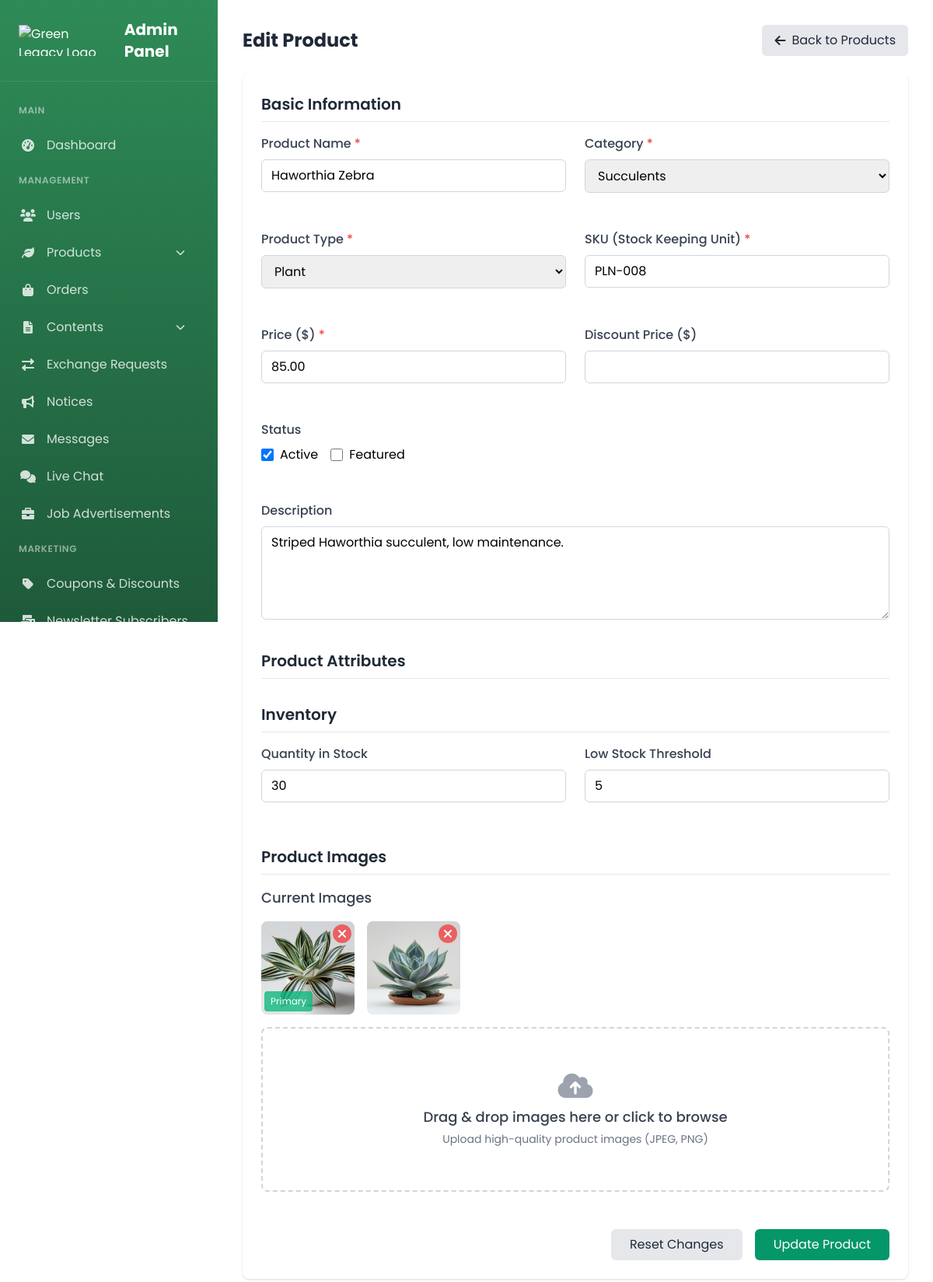
The app's page /admin_edit_product.php?id=22 (signed in) with its own data.
### tables this page shows
CREATE TABLE `products` (
  `id` int(11) NOT NULL,
  `category_id` int(11) NOT NULL,
  `name` varchar(255) NOT NULL,
  `slug` varchar(255) NOT NULL,
  `description` text DEFAULT NULL,
  `price` decimal(10,2) NOT NULL,
  `discount_price` decimal(10,2) DEFAULT NULL,
  `sku` varchar(100) DEFAULT NULL,
  `product_type` enum('plant','tool','pesticide','fertilizer','accessory') NOT NULL,
  `is_featured` tinyint(1) DEFAULT 0,
  `is_active` tinyint(1) DEFAULT 1,
  `created_at` timestamp NOT NULL DEFAULT current_timestamp(),
  `updated_at` timestamp NOT NULL DEFAULT current_timestamp() ON UPDATE current_timestamp(),
  `average_rating` decimal(3,2) DEFAULT 0.00,
  `review_count` int(11) DEFAULT 0,
  `season` varchar(100) DEFAULT NULL,
  `climate_zone` varchar(100) DEFAULT NULL
);

CREATE TABLE `categories` (
  `id` int(11) NOT NULL,
  `name` varchar(100) NOT NULL,
  `slug` varchar(100) NOT NULL,
  `description` text DEFAULT NULL,
  `parent_id` int(11) DEFAULT NULL,
  `product_type` enum('plant','tool','pesticide','fertilizer','accessory','all') NOT NULL DEFAULT 'all',
  `image` varchar(255) DEFAULT NULL,
  `is_active` tinyint(1) DEFAULT 1,
  `created_at` timestamp NOT NULL DEFAULT current_timestamp(),
  `updated_at` timestamp NOT NULL DEFAULT current_timestamp() ON UPDATE current_timestamp()
);

CREATE TABLE `product_images` (
  `id` int(11) NOT NULL,
  `product_id` int(11) NOT NULL,
  `image_path` varchar(255) NOT NULL,
  `is_primary` tinyint(1) DEFAULT 0,
  `created_at` timestamp NOT NULL DEFAULT current_timestamp()
);

### admin_edit_product.php (the view, shortened to what this page needs)
<?php
require_once 'db_connect.php';
$errors = [];
$productId = $_GET['id'] ?? 0;
$productData = [];
$images = [];
if ($productId) {
    $stmt = $conn->prepare("SELECT * FROM products WHERE id = ?");
    $stmt->bind_param("i", $productId);
    $stmt->execute();
    $result = $stmt->get_result();
    $productData = $result->fetch_assoc();
    $stmt = $conn->prepare("SELECT * FROM product_inventory WHERE product_id = ?");
    $stmt->bind_param("i", $productId);
    $stmt->execute();
    $result = $stmt->get_result();
    $inventory = $result->fetch_assoc();
    if ($inventory) {
        $productData['quantity'] = $inventory['quantity'];
        $productData['low_stock_threshold'] = $inventory['low_stock_threshold'];
    }
    $stmt = $conn->prepare("SELECT * FROM product_images WHERE product_id = ? ORDER BY is_primary DESC");
    $stmt->bind_param("i", $productId);
    $stmt->execute();
    $result = $stmt->get_result();
    $images = $result->fetch_all(MYSQLI_ASSOC);
}
$categories = [];
$stmt = $conn->prepare("SELECT id, name, parent_id, product_type FROM categories ORDER BY name");
$stmt->execute();
$result = $stmt->get_result();
while ($row = $result->fetch_assoc()) {
    $categories[$row['id']] = $row;
}
?>
<?php include 'admin_sidebar.php'; ?>
<!DOCTYPE html>
<html lang="en">
<head>
  <link href="https://cdn.jsdelivr.net/npm/tailwindcss@2.1.2/dist/tailwind.min.css" rel="stylesheet">
  <link rel="stylesheet" href="https://cdnjs.cloudflare.com/ajax/libs/font-awesome/6.0.0/css/all.min.css">
</head>
<body>
  <div class="content-container">
    <div class="flex justify-between items-center mb-6">
      <h1 class="text-2xl font-bold text-gray-800">Edit Product</h1>
      <a href="admin_products.php" class="bg-gray-200 hover:bg-gray-300 text-gray-800 px-4 py-2 rounded-md flex items-center">
        <i class="fas fa-arrow-left mr-2"></i> Back to Products
      </a>
    </div>
    <form action="admin_edit_product.php?id=<?php echo $productId; ?>" method="POST" enctype="multipart/form-data" class="bg-white rounded-lg shadow p-6">
      <div class="mb-8">
        <h2 class="text-xl font-semibold mb-4 text-gray-800 border-b pb-2">Basic Information</h2>
        <div class="grid grid-cols-1 md:grid-cols-2 gap-6">
          <div class="form-group">
            <label for="name" class="form-label">Product Name <span class="text-red-500">*</span></label>
            <input type="text" id="name" name="name" class="form-control <?php echo isset($errors['name']) ? 'is-invalid' : ''; ?>"
                   value="<?php echo htmlspecialchars($productData['name']); ?>" required>
          </div>
          <div class="form-group">
            <label for="category_id" class="form-label">Category <span class="text-red-500">*</span></label>
            <select id="category_id" name="category_id" class="form-control <?php echo isset($errors['category_id']) ? 'is-invalid' : ''; ?>" required>
              <?php
              $groupedCategories = [];
              foreach ($categories as $category) {
                  $groupedCategories[$category['product_type']][] = $category;
              }
              foreach ($groupedCategories as $type => $cats):
                  $typeName = ucfirst($type) . 's';
              ?>
                  <optgroup label="<?php echo htmlspecialchars($typeName); ?>">
                      <?php foreach ($cats as $category): ?>
                          <?php if ($category['parent_id'] === null): ?>
                              <option value="<?php echo $category['id']; ?>"
                                  <?php echo $productData['category_id'] == $category['id'] ? 'selected' : ''; ?>
                                  data-product-type="<?php echo $category['product_type']; ?>">
                                  <?php echo htmlspecialchars($category['name']); ?>
                              </option>
                          <?php endif; ?>
                      <?php endforeach; ?>
                  </optgroup>
              <?php endforeach; ?>
            </select>
          </div>
          <div class="form-group">
            <label for="product_type" class="form-label">Product Type <span class="text-red-500">*</span></label>
            <select id="product_type" name="product_type" class="form-control" required>
              <option value="plant" <?php echo $productData['product_type'] == 'plant' ? 'selected' : ''; ?>>Plant</option>
            </select>
          </div>
          <div class="form-group">
            <label for="sku" class="form-label">SKU (Stock Keeping Unit) <span class="text-red-500">*</span></label>
            <input type="text" id="sku" name="sku" class="form-control <?php echo isset($errors['sku']) ? 'is-invalid' : ''; ?>"
                   value="<?php echo htmlspecialchars($productData['sku']); ?>" required>
          </div>
          <div class="form-group">
            <label for="price" class="form-label">Price ($) <span class="text-red-500">*</span></label>
            <input type="number" id="price" name="price" min="0" step="0.01" class="form-control <?php echo isset($errors['price']) ? 'is-invalid' : ''; ?>"
                   value="<?php echo htmlspecialchars($productData['price']); ?>" required>
          </div>
          <div class="form-group">
            <label for="discount_price" class="form-label">Discount Price ($)</label>
            <input type="number" id="discount_price" name="discount_price" min="0" step="0.01" class="form-control <?php echo isset($errors['discount_price']) ? 'is-invalid' : ''; ?>"
                   value="<?php echo htmlspecialchars($productData['discount_price']); ?>">
          </div>
          <div class="form-group">
            <label class="form-label">Status</label>
            <div class="flex items-center space-x-4">
              <label class="inline-flex items-center">
                <input type="checkbox" name="is_active" class="form-checkbox" <?php echo $productData['is_active'] ? 'checked' : ''; ?>>
                <span class="ml-2">Active</span>
              </label>
              <label class="inline-flex items-center">
                <input type="checkbox" name="is_featured" class="form-checkbox" <?php echo $productData['is_featured'] ? 'checked' : ''; ?>>
                <span class="ml-2">Featured</span>
              </label>
            </div>
          </div>
        </div>
        <div class="form-group mt-6">
          <label for="description" class="form-label">Description</label>
          <textarea id="description" name="description" class="form-control form-textarea"><?php echo htmlspecialchars($productData['description']); ?></textarea>
        </div>
      </div>
      <div class="mb-8">
        <h2 class="text-xl font-semibold mb-4 text-gray-800 border-b pb-2">Product Attributes</h2>
      </div>
      <div class="mb-8">
        <h2 class="text-xl font-semibold mb-4 text-gray-800 border-b pb-2">Inventory</h2>
        <div class="grid grid-cols-1 md:grid-cols-2 gap-6">
          <div class="form-group">
            <label for="quantity" class="form-label">Quantity in Stock</label>
            <input type="number" id="quantity" name="quantity" min="0" class="form-control"
                   value="<?php echo htmlspecialchars($productData['quantity']); ?>">
          </div>
          <div class="form-group">
            <label for="low_stock_threshold" class="form-label">Low Stock Threshold</label>
            <input type="number" id="low_stock_threshold" name="low_stock_threshold" min="0" class="form-control"
                   value="<?php echo htmlspecialchars($productData['low_stock_threshold']); ?>">
          </div>
        </div>
      </div>
      <div class="mb-8">
        <h2 class="text-xl font-semibold mb-4 text-gray-800 border-b pb-2">Product Images</h2>
        <?php if (!empty($images)): ?>
          <div class="mb-4">
            <h3 class="text-lg font-medium text-gray-700 mb-2">Current Images</h3>
            <div class="preview-container">
              <?php foreach ($images as $image): ?>
                <div class="preview-item">
                  <img src="uploads/products/<?php echo htmlspecialchars($image['image_path']); ?>" alt="Product Image">
                  <?php if ($image['is_primary']): ?>
                    <div class="primary-badge">Primary</div>
                  <?php endif; ?>
                  <div class="remove-btn" onclick="markImageForDeletion(<?php echo $image['id']; ?>, this)">
                    <i class="fas fa-times"></i>
                  </div>
                </div>
              <?php endforeach; ?>
            </div>
          </div>
        <?php endif; ?>
        <div class="image-upload-container" id="imageUploadContainer">
          <div class="flex flex-col items-center justify-center py-8">
            <i class="fas fa-cloud-upload-alt text-4xl text-gray-400 mb-2"></i>
            <p class="text-lg font-medium text-gray-700">Drag & drop images here or click to browse</p>
            <p class="text-sm text-gray-500 mt-1">Upload high-quality product images (JPEG, PNG)</p>
          </div>
        </div>
      </div>
      <div class="flex justify-end space-x-4">
        <button type="reset" class="bg-gray-200 hover:bg-gray-300 text-gray-800 px-6 py-2 rounded-md">
          Reset Changes
        </button>
        <button type="submit" class="bg-green-600 hover:bg-green-700 text-white px-6 py-2 rounded-md">
          Update Product
        </button>
      </div>
    </form>
  </div>
</body>
</html>

### admin_sidebar.php (style rules this page uses)
:root { --primary-green: #2E8B57; --light-green: #a8e6cf; --sidebar-width: 280px; }
body { font-family: 'Poppins', sans-serif; }

### admin_edit_product.php (style rules this page uses)
body { font-family: 'Poppins', sans-serif; margin-left: 280px; }
.content-container { padding: 2rem; }
.form-group { margin-bottom: 1.5rem; }
.form-label { display: block; margin-bottom: 0.5rem; font-weight: 500; color: #374151; }
.form-control { width: 100%; padding: 0.5rem 0.75rem; border: 1px solid #d1d5db; border-radius: 0.375rem; transition: border-color 0.2s; }
.form-textarea { min-height: 120px; }
.form-checkbox { width: 1rem; height: 1rem; border: 1px solid #d1d5db; border-radius: 0.25rem; }
.image-upload-container { border: 2px dashed #d1d5db; border-radius: 0.5rem; padding: 1.5rem; text-align: center; cursor: pointer; transition: all 0.2s; }
.preview-container { display: flex; flex-wrap: wrap; gap: 1rem; margin-top: 1rem; }
.preview-item { position: relative; width: 120px; height: 120px; border-radius: 0.5rem; overflow: hidden; }
.preview-item img { width: 100%; height: 100%; object-fit: cover; }
.preview-item .remove-btn { position: absolute; top: 0.25rem; right: 0.25rem; background-color: rgba(239, 68, 68, 0.8); color: white; width: 24px; height: 24px; border-radius: 50%; display: flex; align-items: center; justify-content: center; cursor: pointer; }
.primary-badge { position: absolute; bottom: 0.25rem; left: 0.25rem; background-color: rgba(16, 185, 129, 0.8); color: white; padding: 0.25rem 0.5rem; border-radius: 0.25rem; font-size: 0.75rem; }

### records on screen
products: name "Haworthia Zebra", category_id "Succulents", product_type "Plant", sku "PLN-008", price "85.00", is_active "☑", description "Striped Haworthia succulent, low maintenance."
product_images: image_path (picture), is_primary "Primary"
product_images: image_path (picture)
